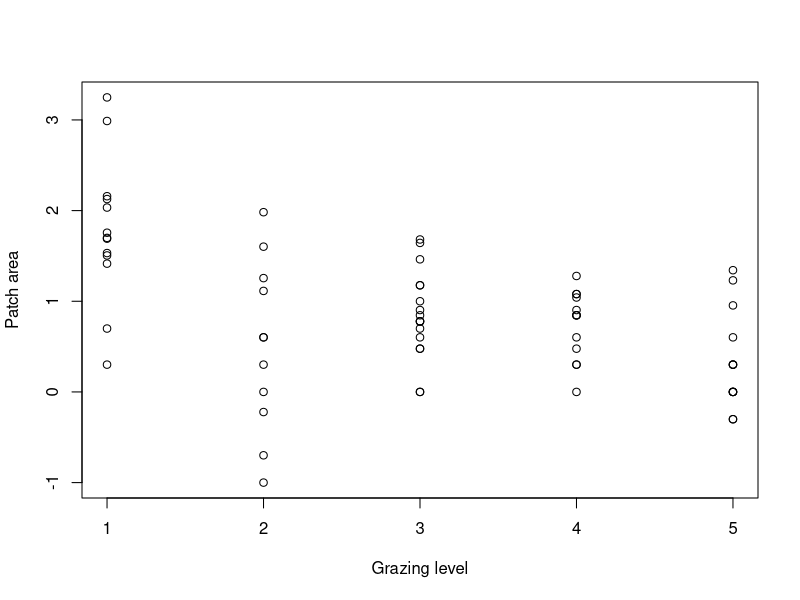
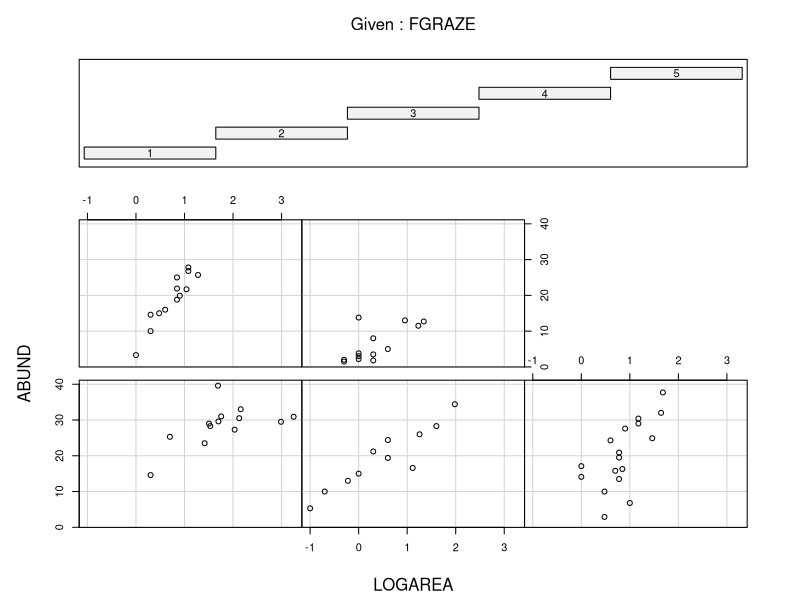
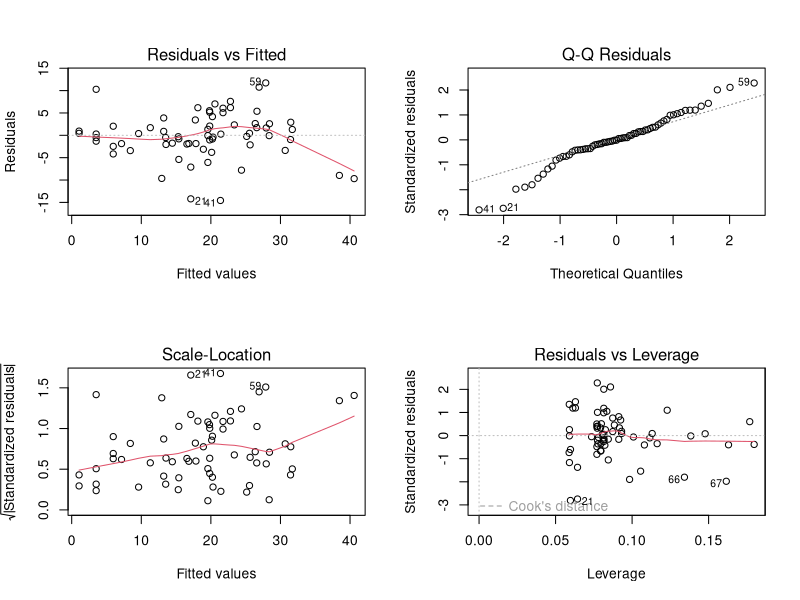
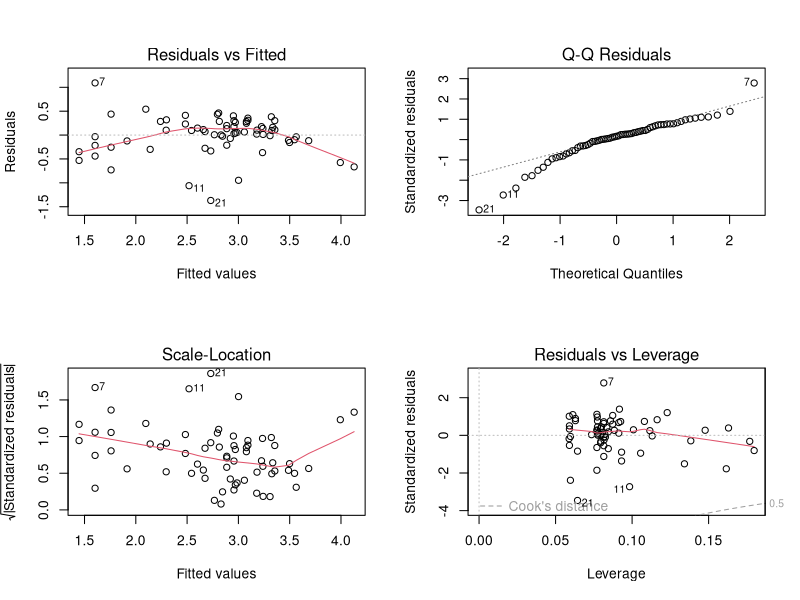
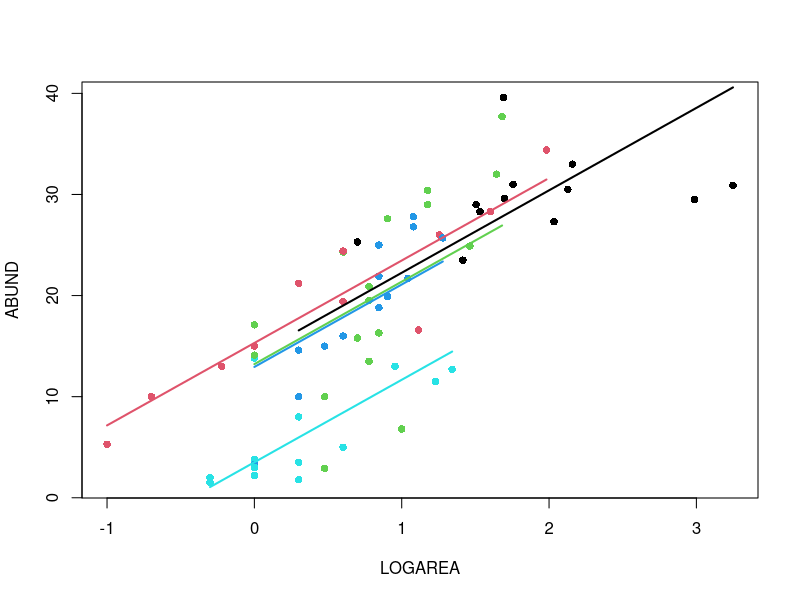
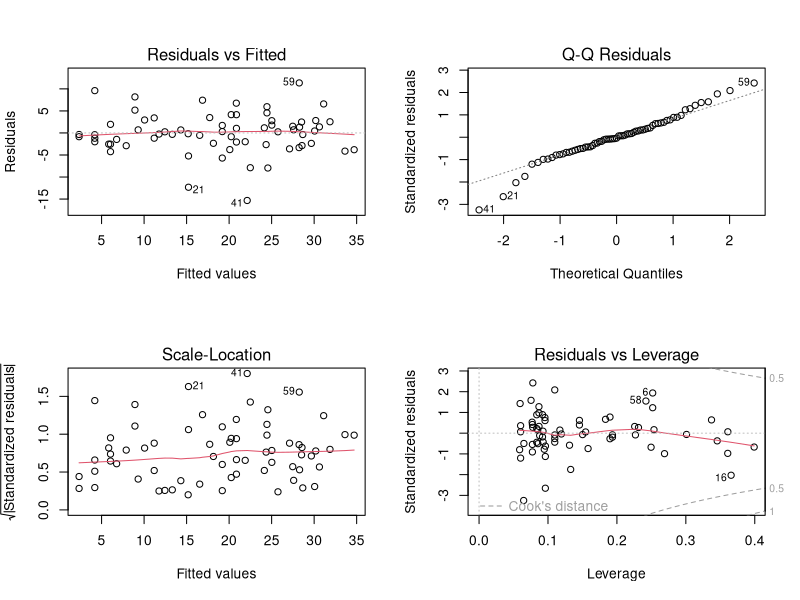
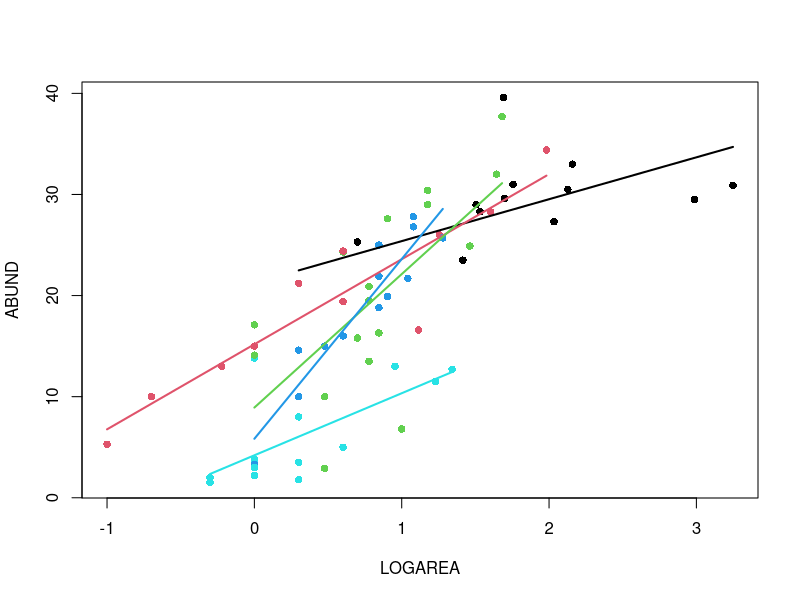

Here is the R script that generated these plots, in order:
## ---- chunk 1
knitr::opts_chunk$set(echo=TRUE, message = FALSE, warning = FALSE, eval = FALSE, cache = FALSE)
SOLUTIONS<- FALSE
## ---- chunk 2
loyn <- read.table("./data/loyn.txt", header = TRUE)
str(loyn)
## ---- chunk 3
loyn$LOGAREA <- log10(loyn$AREA)
# create factor GRAZE as it was originally coded as an integer
loyn$FGRAZE <- factor(loyn$GRAZE)
## ---- chunk 4
plot(LOGAREA ~ GRAZE, xlab = "Grazing level", ylab = "Patch area", data = loyn)

# There is a good spread of patch areas within each grazing level overall,
# although there is a trend for more grazing the smaller the patch is.
# the lowest level of grazing intensity happens to be predominantly in larger patches (including the two monster patches)

# How would we expect adding grazing level to the LOGAREA model to affect the predictions of the model? Think particularly of the largest two patches which were previously overestimated by the model (negative residuals - see the linear model 1 exercise)?
# Since the lowest grazing levels appear to be associated with the highest bird abundances, 
# we could expect a model combining area and grazing level to predict an even higher abundance for these patches 
# this would not improve the situation for these patches, at least. But let's find out if that's the case!
## ---- chunk 5
coplot(ABUND ~ LOGAREA | FGRAZE, data = loyn)

# There is a lot of variation in there, but:
# The mean abundance seems to decrease as grazing levels increase. Most noticeable in the highest grazing level.
# For a given grazing level, the abundance seems to increase with the log-patch area.
# It is unclear from this if the slope of the log-area effect is different between grazing levels
## ---- chunk 6
birds.add.1 <- lm(ABUND ~ LOGAREA + FGRAZE, data = loyn)
## ---- chunk 7
anova(birds.add.1)

# null hypothesis 1: There is no effect of LOGAREA on ABUND (the coefficient for LOGAREA is zero)
# null hypothesis 2: There is no effect of FGRAZE on ABUND (no difference between grazing levels *after* the effect of LOGAREA)
# the p values are all very small therefore reject both null hypotheses.

# Proportions of variation can all be calculated by hand by copy-paste of the Sum Sq values if you prefer, but
# we can extract the Sums of squares like this:
str(anova(birds.add.1)) # examine the structure of the returned object
birds.add.1.SS<- anova(birds.add.1)$'Sum Sq' # store values of interest
birds.add.1.SS # checking that we have extracted the Sums of squares as intended

birds.add.1.SST<- sum(anova(birds.add.1)$'Sum Sq') # compute SST

# proportion of variation in the data explained by the model:
(birds.add.1.SST - birds.add.1.SS[3]) / birds.add.1.SST # 0.7269773

# proportion of variation in the data explained by predictors:
(birds.add.1.SS[1:2]) / birds.add.1.SST # 0.5476530 0.1793243

# So that's 55% for LOGAREA and 18% for FGRAZE after LOGAREA
## ---- chunk 8
birds.add.2 <- lm(ABUND ~ FGRAZE + LOGAREA, data = loyn)
anova(birds.add.2)

# null hypothesis 1: There is no effect of FGRAZE on ABUND (no difference between grazing levels)
# null hypothesis 2: There is no effect of LOGAREA on ABUND (the coefficient for LOGAREA is zero *after* the effect of FGRAZE)
# the p values are all very small therefore reject both null hypotheses.

# we can also extract the Sums of squares like this:
birds.add.2.SS<- anova(birds.add.2)$'Sum Sq' # store values of interest
birds.add.2.SST<- sum(anova(birds.add.2)$'Sum Sq') # compute SST

# proportion of variation in the data explained by the model:
(birds.add.2.SST - birds.add.2.SS[3]) / birds.add.2.SST # the same as the previous model

# proportion of variation in the data explained by predictors:
(birds.add.2.SS[1:2]) / birds.add.2.SST # 0.5449233 0.1820540

# So that's 54% for LOGAREA and 18% for FGRAZE after LOGAREA, essentially reversing the contributions found in the first model.
# Conclusion: here the order matters a lot. This is not too surprising since the design is unbalanced and FGRAZE and LOGAREA covary (they are correlated)
## ---- chunk 9
summary(birds.add.1)

# Here the intercept (baseline) is *NOT* the mean abundance of birds for FGRAZE level 1. It is the predicted `ABUND` for LOGAREA = 0, for FGRAZE level 1.
# the null hypothesis for the intercept is that the intercept = 0.
# As the p value (p < 2e-16) is very small we reject this null hypothesis and conclude that the
# intercept is significantly different from 0. Not a biologically relevant hypothesis test, in this context (in fact totally arbitrary, as the location of the zero is determined by the transformation we chose)

# For LOGAREA, the null hypothesis is that the slope of the relationship
# between LOGAREA and ABUND = 0 (no relationship)

# The remaining estimates are differences (contrasts) between each level and the reference level, FGRAZE1. 
# For example the FGRAZE2 estimate is 0.38, so there are 0.38 more birds on average in graze level 2 compared to graze level 1, *for a given patch area*.
# This difference is however not significantly different from zero (p = 0.895993). 

# The difference between graze level 5 (FGRAZE5) and the reference FGRAZE1 is 
# -11.89 (11.89 fewer birds in graze 5 compared to graze 1), for *an identical patch area*.
# This difference is significantly different from 0 (p = 0.00017) and therefore the mean abundance of birds in graze level 5 is significantly lower than in graze level 1, for the same patch area.

# The Multiple R-square value is as we calculated from the anova table
## ---- chunk 10
# ABUND = 15.72*(Intercept) + 7.25*LOGAREA + 0.38*FGRAZE2 - 0.19*FGRAZE3 - 1.59*FGRAZE4 - 11.89*FGRAZE5
# Note that (Intercept) = 1 always

# expected abundance for (A): replace LOGAREA by -0.5, and all FGRAZE2...5 by 0
15.72*1 + 7.25*(-0.5) + 0.38*0 - 0.19*0 - 1.59*0 - 11.89*0 # 12.095

# could also extract the model coefficients like this:
birds.add.1.coef<- coef(birds.add.1)
birds.add.1.coef
# and multiply by the predictor values to obtain the equivalent prediction (difference due to my own roundings of estimates above)
sum(birds.add.1.coef * c(1, -0.5, 0, 0, 0, 0)) # 12.09278 

# expected abundance for (B): input 1 for the GRAZE3 variable
15.72*1 + 7.25*(-0.5) + 0.38*0 - 0.19*1 - 1.59*0 - 11.89*0 # 11.905
# or
sum(birds.add.1.coef * c(1, -0.5, 0, 1, 0, 0)) # 11.90349

# the difference (B) 11.90349 - (A) 12.09278 should correspond to the estimate for the GRAZE3 coefficient

# expected abundance for (C)
sum(birds.add.1.coef * c(1, 0.5, 0, 1, 0, 0)) # 19.15072

# the difference (C) 19.15072 - (B) 11.90349 should coincide with the estimate of the slope for the LOGAREA effect, since there is just one LOGAREA unit of difference and the slope is the change in expected abundance for a 1-unit increase in the predictor.

## ---- chunk 11
# first split the plotting device into 2 rows and 2 columns
par(mfrow = c(2,2))

# now create the residuals plots
plot(birds.add.1)

# To test the normality of residuals assumption we use the Normal Q-Q plot. 
# The central residuals are not too far from the Q-Q line but the extremes are too extreme (the tails of the distribution are too long). Some observations, both high and low, are poorly explained by the model.
# The plot of the residuals against the fitted values suggests these extreme residuals happen for intermediate fitted values.
# Looking at the homogeneity of variance assumption (Residuals vs Fitted and Scale-Location plot),
# the graphs are mostly messy, with no clear pattern emerging. There is a hint of smaller variance with the lowest fitted values, which is not ideal.
# This could mean that the homogeneity of variance assumption is not met (i.e. the variances are not the same). 
# The observations with the highest leverage don't appear to be overly influential, according to the Cook's distances in the Residuals vs Leverage plot.  

# ABUND being bounded by zero, it wouldn't be too surprising that the variance increases with the mean abundance.
# This is often improved by log-transforming the response
loyn$logABUND<- log(loyn$ABUND + 1) # here the natural log
birds.add.3 <- lm(logABUND ~ LOGAREA + FGRAZE, data = loyn)
par(mfrow = c(2,2))
plot(birds.add.3)

# Not this time! Lots of extreme negative residuals generated.

# Back to `birds.add.1` the other issue was the extreme residuals.
# This could be due to missing important predictors from the model, either new predictors altogether, 
# or interactions: is it okay to assume the effect of LOGAREA to be the same for all grazing levels?
## ---- chunk 12
par(mfrow= c(1, 1))
plot(ABUND ~ LOGAREA, data= loyn, col= GRAZE, pch= 16)

# let's use a loop, to save repeating the following sequence 5 times:
for(g in levels(loyn$FGRAZE)){# `g` will take the values "1", "2", "3", "4" and "5" in turn
	LOGAREA.seq<- seq(from = min(loyn$LOGAREA[loyn$FGRAZE == g]),
										to = max(loyn$LOGAREA[loyn$FGRAZE == g]),
														length = 20)
	dat4pred<- data.frame(FGRAZE= g, LOGAREA= LOGAREA.seq)
	dat4pred$predicted<- predict(birds.add.1, newdata= dat4pred)
	lines(predicted ~ LOGAREA, data= dat4pred, col= as.numeric(g), lwd= 2)
}
## ---- chunk 13
# There is a significant effect of grazing levels, especially the highest level with a negative effect on bird abundance

# There is a significant positive effect of patch area, too.

# The relative importance of patch area and grazing is not clear, as these are correlated, with smaller patches also having higher grazing intensity on average, and larger patches lower grazing intensity.

# Some observations are poorly predicted (fitted) using the current set of predictors.
## ---- chunk 14
birds.inter.1 <- lm(ABUND ~ FGRAZE * LOGAREA , data = loyn)
## ---- chunk 15
anova(birds.inter.1)

# null hypothesis 1: There is no effect of LOGAREA on ABUND (the coefficient for LOGAREA is zero)
# null hypothesis 2: There is no effect of FGRAZE on ABUND (no difference between grazing levels *after* the effect of LOGAREA)
# null hypothesis 3: There is no effect of an FGRAZE by ABUND interaction *after* the effects of LOGAREA and FGRAZE combined). A couple of equivalent ways to say this: the effect of LOGAREA doesn't differ among FGRAZE levels or: the difference in bird abundance between grazing levels is the same for all patch areas.

# As long as there is an interaction in the model, the null hypotheses 1 and 2 ("main effects") are not relevant to us
# the p value for the interaction is large, therefore we fail to reject the null hypothesis: there is no evidence supporting this interaction.
## ---- chunk 16
summary(birds.inter.1)

# Here the intercept (baseline) is the predicted `ABUND` for LOGAREA = 0, for FGRAZE level 1.
# the null hypothesis for the intercept is that the intercept = 0 (not biologically relevant).

# LOGAREA represents the slope for LOGAREA, specific to level FGRAZE = 1.
# The null hypothesis is that the slope of the relationship
# between LOGAREA and ABUND = 0, for level FGRAZE = 1 only. 

# FGRAZE2...5 estimate differences (contrasts) between the *intercept* of each level and the *intercept* of the reference level, FGRAZE = 1. 

# FGRAZE2...5:LOGAREA estimate differences (contrasts) between the *slope* of LOGAREA for each level and the *slope* of LOGAREA for the reference level, FGRAZE = 1. 


# The Multiple R-square value is 0.76, slightly up from the purely additive model (but not much, given that we have added a whole 4 parameters to the model, i.e. nearly doubled its complexity)

## ---- chunk 17
# ABUND = 21.243*(Intercept) - 6.165*FGRAZE2 - 7.215*FGRAZE3 - 17.910*FGRAZE4 - 17.043*FGRAZE5 + 4.144*LOGAREA + 4.368*FGRAZE2:LOGAREA + 4.989*FGRAZE3:LOGAREA + 15.235*FGRAZE4:LOGAREA + 1.996*FGRAZE5:LOGAREA
# Note that (Intercept) = 1 always

# expected abundance for (A): replace LOGAREA by 2.5, and all terms involving FGRAZE2...5 by 0
21.243*1 - 6.165*0 - 7.215*0 - 17.910*0 - 17.043*0 + 4.144*2.5 + 4.368*0 + 4.989*0 + 15.235*0 + 1.996*0 # 31.603

# much lower risk of error by extracting the model coefficients like this:
birds.inter.1.coef<- coef(birds.inter.1)
birds.inter.1.coef # check coefficients and their order
# and multiply by the predictor values to obtain the equivalent prediction
sum(birds.inter.1.coef * c(1, 0, 0, 0, 0, 2.5, 0, 0, 0, 0)) # 31.60296 

# expected abundance for (B): input 1 for the GRAZE5 variable and -0.5 for variables LOGAREA and FGRAZE5:LOGAREA
21.243*1 - 6.165*0 - 7.215*0 - 17.910*0 - 17.043*1 + 4.144*(-0.5) + 4.368*0 + 4.989*0 + 15.235*0 + 1.996*(-0.5) # 1.13
# or
sum(birds.inter.1.coef * c(1, 0, 0, 0, 1, -0.5, 0, 0, 0, -0.5)) # 1.130203 

# Well done if you got there!
## ---- chunk 18
# first split the plotting device into 2 rows and 2 columns
par(mfrow = c(2,2))

# now create the residuals plots
plot(birds.inter.1)

# Not a great deal of an improvement! Just marginally better in every respect, thanks to increasing the fit slightly (by throwing lots of new model parameters at the data).
## ---- chunk 19
par(mfrow= c(1, 1))
plot(ABUND ~ LOGAREA, data= loyn, col= GRAZE, pch= 16)

# let's use a loop, to save repeating the following sequence 5 times:
for(g in levels(loyn$FGRAZE)){# `g` will take the values "1", "2", "3", "4" and "5" in turn
	LOGAREA.seq<- seq(from= min(loyn$LOGAREA[loyn$FGRAZE == g]),
										to= max(loyn$LOGAREA[loyn$FGRAZE == g]),
														length= 20)
	dat4pred<- data.frame(FGRAZE= g, LOGAREA= LOGAREA.seq)
	dat4pred$predicted<- predict(birds.inter.1, newdata= dat4pred)
	lines(predicted ~ LOGAREA, data= dat4pred, col= as.numeric(g), lwd= 2)
}
## ---- chunk 20
# The slopes of the LOGAREA effect across grazing levels are all over the place, without any coherent pattern (for instance, they could have been increasing or decreasing gradually from low to high grazing intensity)

# The interaction is non-significant, so isn't supported statistically either.

# Time to revert to the simpler, or a different model? More on this in the next session!

